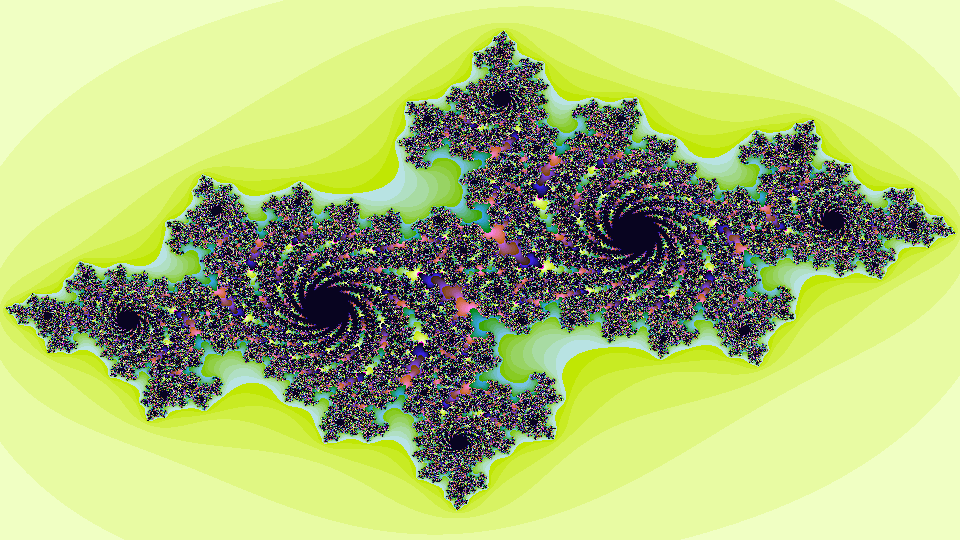

Write the Python code that produced this figure.
# Julia fractal
# Original code from https://www.geeksforgeeks.org/julia-fractal-python/

from PIL import Image

if __name__ == "__main__":
    # setting the width, height and zoom of the image to be created
    w, h, zoom = 960,540,1

    # creating the new image in RGB mode
    image = Image.new("RGB", (w, h), "white")

    # Allocating the storage for the image and loading the pixel data.
    pix = image.load()

    # setting up the variables according to the equation to  create the fractal
    cX, cY = -0.7, 0.27015
    moveX, moveY = 0.0, 0.0
    maxIter = 255

    for x in range(w):
        for y in range(h):
            zx = 1.5*(x - w/2)/(0.5*zoom*w) + moveX
            zy = 1.0*(y - h/2)/(0.5*zoom*h) + moveY
            i = maxIter
            while zx*zx + zy*zy < 4 and i > 1:
                tmp = zx*zx - zy*zy + cX
                zy,zx = 2.0*zx*zy + cY, tmp
                i -= 1

            # convert byte to RGB (3 bytes), kinda magic to get nice colors
            pix[x,y] = (i << 21) + (i << 10) + i*8

    image.save("julia.png")
    print("julia_image = julia.png")
    print("")
